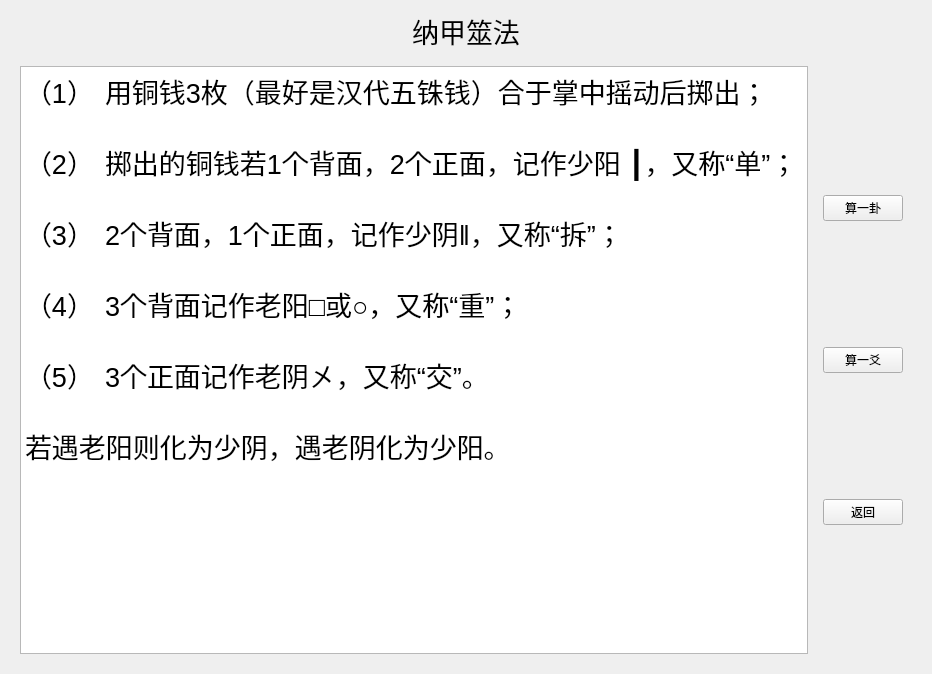
<?xml version="1.0" encoding="UTF-8"?>
<ui version="4.0">
 <class>gua2</class>
 <widget class="QWidget" name="gua2">
  <property name="geometry">
   <rect>
    <x>0</x>
    <y>0</y>
    <width>932</width>
    <height>674</height>
   </rect>
  </property>
  <property name="windowTitle">
   <string>Form</string>
  </property>
  <layout class="QVBoxLayout" name="verticalLayout_2">
   <item>
    <widget class="QLabel" name="label">
     <property name="font">
      <font>
       <family>Agency FB</family>
       <pointsize>20</pointsize>
      </font>
     </property>
     <property name="text">
      <string>纳甲筮法</string>
     </property>
     <property name="alignment">
      <set>Qt::AlignCenter</set>
     </property>
    </widget>
   </item>
   <item>
    <widget class="QWidget" name="widget" native="true">
     <layout class="QHBoxLayout" name="horizontalLayout">
      <item>
       <widget class="QTextBrowser" name="textBrowser">
        <property name="html">
         <string>&lt;!DOCTYPE HTML PUBLIC &quot;-//W3C//DTD HTML 4.0//EN&quot; &quot;http://www.w3.org/TR/REC-html40/strict.dtd&quot;&gt;
&lt;html&gt;&lt;head&gt;&lt;meta name=&quot;qrichtext&quot; content=&quot;1&quot; /&gt;&lt;style type=&quot;text/css&quot;&gt;
p, li { white-space: pre-wrap; }
&lt;/style&gt;&lt;/head&gt;&lt;body style=&quot; font-family:'SimSun'; font-size:9pt; font-weight:400; font-style:normal;&quot;&gt;
&lt;p style=&quot; margin-top:0px; margin-bottom:0px; margin-left:0px; margin-right:0px; -qt-block-indent:0; text-indent:0px;&quot;&gt;&lt;span style=&quot; font-size:20pt;&quot;&gt;（1）	用铜钱3枚（最好是汉代五铢钱）合于掌中摇动后掷出；&lt;/span&gt;&lt;/p&gt;
&lt;p style=&quot;-qt-paragraph-type:empty; margin-top:0px; margin-bottom:0px; margin-left:0px; margin-right:0px; -qt-block-indent:0; text-indent:0px; font-size:20pt;&quot;&gt;&lt;br /&gt;&lt;/p&gt;
&lt;p style=&quot; margin-top:0px; margin-bottom:0px; margin-left:0px; margin-right:0px; -qt-block-indent:0; text-indent:0px;&quot;&gt;&lt;span style=&quot; font-size:20pt;&quot;&gt;（2）	掷出的铜钱若1个背面，2个正面，记作少阳 ┃，又称“单”；&lt;/span&gt;&lt;/p&gt;
&lt;p style=&quot;-qt-paragraph-type:empty; margin-top:0px; margin-bottom:0px; margin-left:0px; margin-right:0px; -qt-block-indent:0; text-indent:0px; font-size:20pt;&quot;&gt;&lt;br /&gt;&lt;/p&gt;
&lt;p style=&quot; margin-top:0px; margin-bottom:0px; margin-left:0px; margin-right:0px; -qt-block-indent:0; text-indent:0px;&quot;&gt;&lt;span style=&quot; font-size:20pt;&quot;&gt;（3）	2个背面，1个正面，记作少阴‖，又称“拆”；&lt;/span&gt;&lt;/p&gt;
&lt;p style=&quot;-qt-paragraph-type:empty; margin-top:0px; margin-bottom:0px; margin-left:0px; margin-right:0px; -qt-block-indent:0; text-indent:0px; font-size:20pt;&quot;&gt;&lt;br /&gt;&lt;/p&gt;
&lt;p style=&quot; margin-top:0px; margin-bottom:0px; margin-left:0px; margin-right:0px; -qt-block-indent:0; text-indent:0px;&quot;&gt;&lt;span style=&quot; font-size:20pt;&quot;&gt;（4）	3个背面记作老阳□或○，又称“重”；&lt;/span&gt;&lt;/p&gt;
&lt;p style=&quot;-qt-paragraph-type:empty; margin-top:0px; margin-bottom:0px; margin-left:0px; margin-right:0px; -qt-block-indent:0; text-indent:0px; font-size:20pt;&quot;&gt;&lt;br /&gt;&lt;/p&gt;
&lt;p style=&quot; margin-top:0px; margin-bottom:0px; margin-left:0px; margin-right:0px; -qt-block-indent:0; text-indent:0px;&quot;&gt;&lt;span style=&quot; font-size:20pt;&quot;&gt;（5）	3个正面记作老阴㐅，又称“交”。&lt;/span&gt;&lt;/p&gt;
&lt;p style=&quot;-qt-paragraph-type:empty; margin-top:0px; margin-bottom:0px; margin-left:0px; margin-right:0px; -qt-block-indent:0; text-indent:0px; font-size:20pt;&quot;&gt;&lt;br /&gt;&lt;/p&gt;
&lt;p style=&quot; margin-top:0px; margin-bottom:0px; margin-left:0px; margin-right:0px; -qt-block-indent:0; text-indent:0px;&quot;&gt;&lt;span style=&quot; font-size:20pt;&quot;&gt;若遇老阳则化为少阴，遇老阴化为少阳。&lt;/span&gt;&lt;/p&gt;
&lt;p style=&quot;-qt-paragraph-type:empty; margin-top:0px; margin-bottom:0px; margin-left:0px; margin-right:0px; -qt-block-indent:0; text-indent:0px; font-size:20pt;&quot;&gt;&lt;br /&gt;&lt;/p&gt;&lt;/body&gt;&lt;/html&gt;</string>
        </property>
       </widget>
      </item>
      <item>
       <widget class="QWidget" name="widget_2" native="true">
        <property name="sizePolicy">
         <sizepolicy hsizetype="Preferred" vsizetype="Preferred">
          <horstretch>0</horstretch>
          <verstretch>0</verstretch>
         </sizepolicy>
        </property>
        <layout class="QVBoxLayout" name="verticalLayout">
         <item>
          <widget class="QPushButton" name="pushButton">
           <property name="text">
            <string>算一卦</string>
           </property>
          </widget>
         </item>
         <item>
          <widget class="QPushButton" name="pushButton_2">
           <property name="text">
            <string>算一爻</string>
           </property>
          </widget>
         </item>
         <item>
          <widget class="QPushButton" name="pushButton_3">
           <property name="text">
            <string>返回</string>
           </property>
          </widget>
         </item>
        </layout>
       </widget>
      </item>
     </layout>
    </widget>
   </item>
  </layout>
 </widget>
 <resources/>
 <connections/>
</ui>
